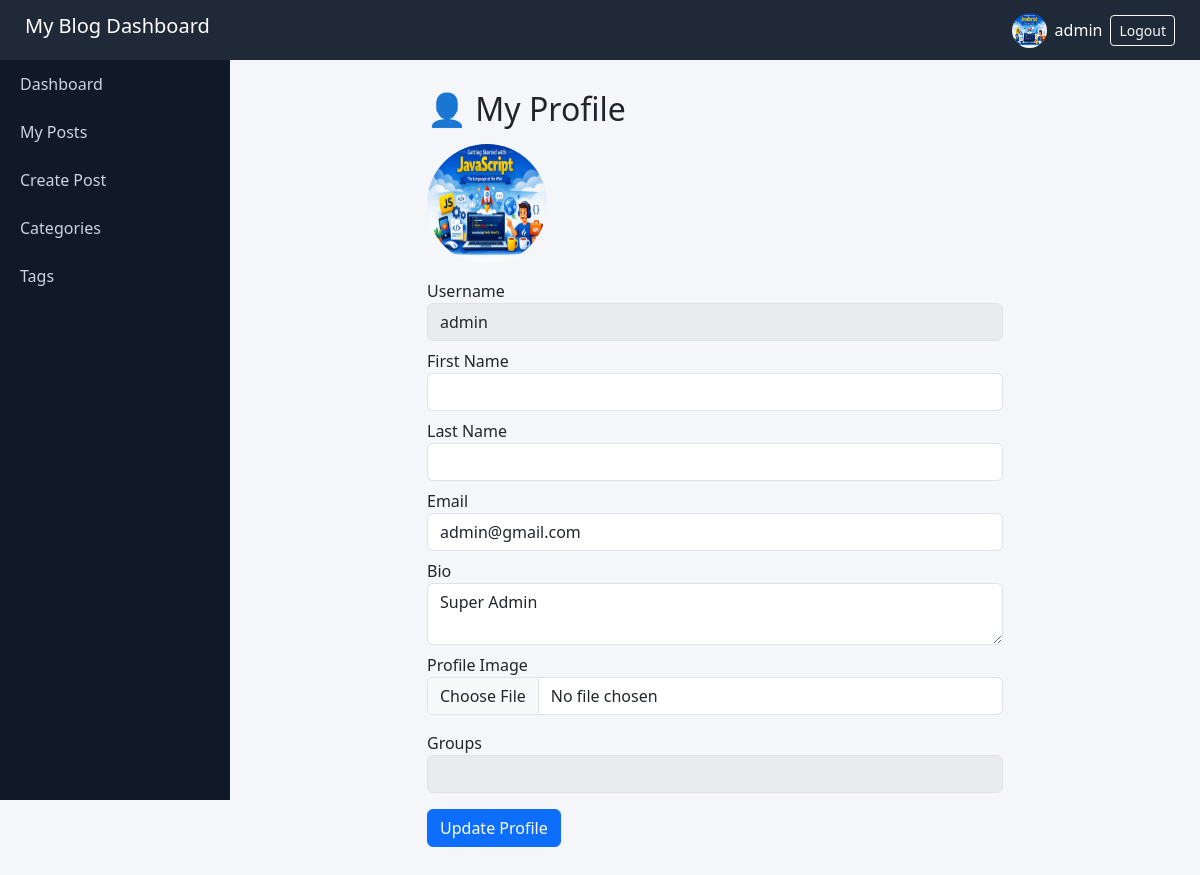
The page /dashboard/profile/ (signed in) on the database its author committed.
### account/models.py (models this page shows, shortened)
class User(AbstractUser):
    Role_choices = (
        ('admin', 'Admin'),
        ('editor', 'Editor'),
        ('author', 'Author'),
        ('reader', 'Reader'),
    )
    bio = models.TextField(blank=True, null=True)
    profile_image = models.ImageField(
        upload_to='profiles/',
        blank=True,
        null=True
    )

### posts/views.py (the view, shortened to what this page needs)
# urls.py: path('dashboard/profile/', views.profile, name='profile'),
@login_required
def profile(request):
    user = request.user
    return render(request, "dashboard/profile.html", {
        "user": user
    })

### posts/templatetags/custom_tags.py (called while the page is built)
@register.filter(name='has_group')
def has_group(user, group_name):
    return user.groups.filter(name=group_name).exists()

### posts/templates/dashboard/profile.html (shortened to what this page needs)
{% extends "dashboard_base.html" %}
{% block content %}
<div class="container" style="max-width:600px;">
    <h2 class="mb-3">👤 My Profile</h2>
    {% if user.profile_image %}
        <img src="{{ user.profile_image.url }}"
             style="height:120px; width:120px; border-radius:50%; margin-bottom:15px;">
    {% endif %}
    <form method="POST" enctype="multipart/form-data">
        <label>Username</label>
        <input type="text" value="{{ user.username }}" class="form-control mb-2" disabled>
        <label>First Name</label>
        <input type="text" name="first_name" value="{{ user.first_name }}" class="form-control mb-2">
        <label>Last Name</label>
        <input type="text" name="last_name" value="{{ user.last_name }}" class="form-control mb-2">
        <label>Email</label>
        <input type="email" name="email" value="{{ user.email }}" class="form-control mb-2">
        <label>Bio</label>
        <textarea name="bio" class="form-control mb-2">{{ user.bio }}</textarea>
        <label>Profile Image</label>
        <input type="file" name="profile_image" class="form-control mb-3">
        <label>Groups</label>
        <input type="text"
               value="{% for g in user.groups.all %}{{ g.name }} {% endfor %}"
               class="form-control mb-3" disabled>
        <button class="btn btn-primary">Update Profile</button>
    </form>
</div>
{% endblock %}

### posts/templates/dashboard_base.html (shortened to what this page needs)
{% load custom_tags %}
<!DOCTYPE html>
<html>
<head>
<link href="https://cdn.jsdelivr.net/npm/bootstrap@5.3.2/dist/css/bootstrap.min.css" rel="stylesheet">
</head>
<body>
<div class="header">
<h5>My Blog Dashboard</h5>
<div class="d-flex align-items-center gap-2">
    {% if user.profile_image %}
        <img src="{{ user.profile_image.url }}"
             style="height:35px; width:35px; border-radius:50%;">
    {% else %}
        <div style="height:35px; width:35px; border-radius:50%; background:#ccc; display:flex; align-items:center; justify-content:center;">
            {{ user.username|first|upper }}
        </div>
    {% endif %}
    <a href="{% url 'profile' %}" style="color:white; text-decoration:none;">
        {{ user.username }}
    </a>
    <form method="POST" action="{% url 'logout' %}">
        <button class="btn btn-outline-light btn-sm">Logout</button>
    </form>
</div>
</div>
{% if not user|has_group:"Readers" %}
<div class="sidebar">
<a href="{% url 'dashboard' %}">Dashboard</a>
<a href="{% url 'my_posts' %}">My Posts</a>
<a href="{% url 'create_post' %}">Create Post</a>
<a href="{% url 'categories' %}">Categories</a>
<a href="{% url 'tags' %}">Tags</a>
</div>
{% endif %}
<div class="main-content">
{% block content %}
{% endblock %}
</div>
</body>
</html>

### posts/templates/dashboard_base.html (style rules this page uses)
body { background:#f4f6f9; }
.header { height:60px; background:#1f2937; color:white; display:flex; align-items:center; justify-content:space-between; padding:0 25px; position:fixed; width:100%; top:0; z-index: 1000; }
.sidebar { position:fixed; top:60px; left:0; height:calc(100vh - 60px); width:230px; background:#111827; }
.sidebar a { display:block; color:#cbd5e1; padding:12px 20px; text-decoration:none; }
.main-content { margin-left:230px; margin-top:60px; padding:30px; }

### rows shown on the page
User: profile_image (picture), username "admin", email "admin@gmail.com", bio "Super Admin"
